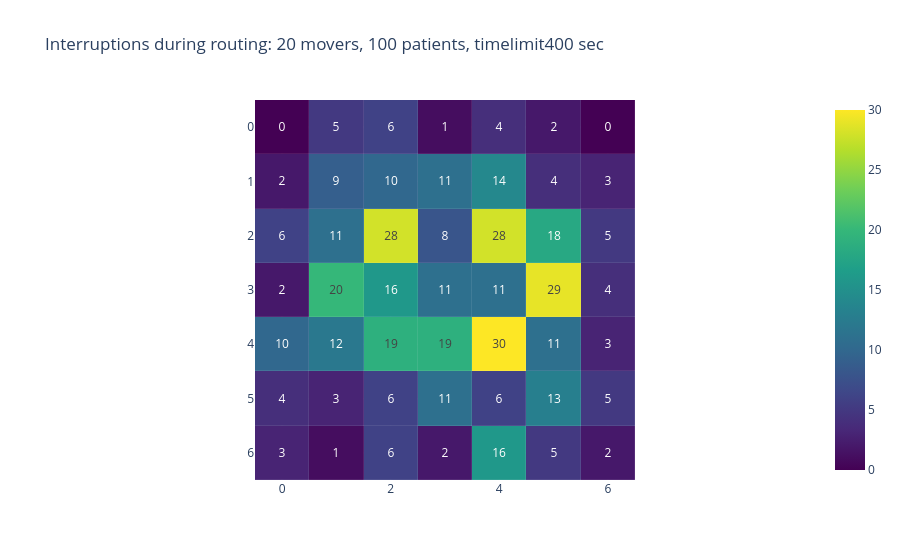
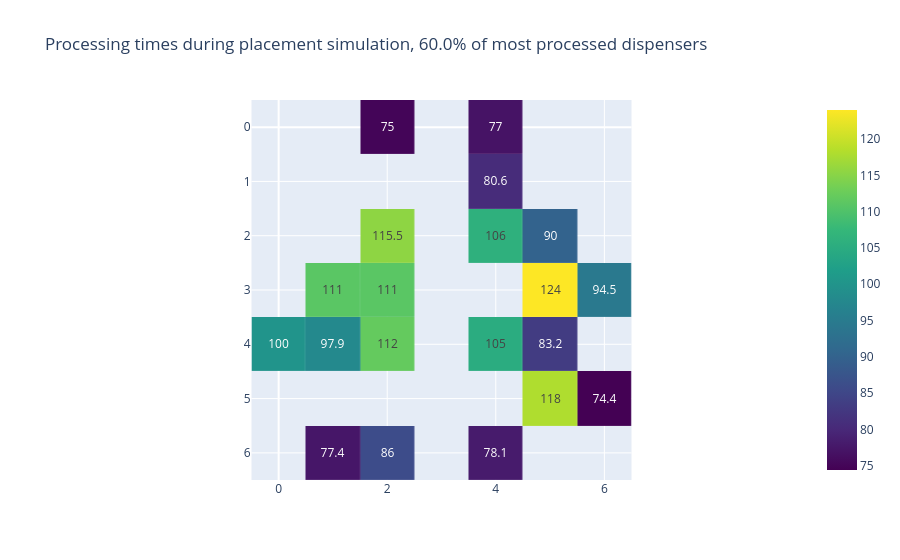

Notebook source saved alongside these figures, in order:
### Code cell
output_dir = 'results/unknown_layout_movers_20_2025-04-25T14:11:51.001253/' # shoduje se 
# output_dir = 'results/unknown_layout_movers_20_2025-04-25T15:32:39.324553/' # neshoduje se 
show_interruptions_on_layout(output_dir)

### Figure 1 — Plotly figure (JSON) as saved in the notebook; plotly's stock layout.template omitted (floating-point values rounded to 4 significant figures)
{"data": [{"coloraxis": "coloraxis", "customdata": [["ALLOPURINOL", "METFORMIN", "IBUPROFEN", "WARFARIN,CARVEDILOL", "METOPROLOL", "ATORVASTATIN", "WARFARIN"], ["HYDROCHLOROTHIAZIDE", "LISINOPRIL", "SIMVASTATIN", "LEVOTHYROXINE", "METFORMIN", "LOSARTAN", "FUROSEMIDE"], ["ATENOLOL", "HYDROCHLOROTHIAZIDE", "ASPIRIN", "interface", "SIMVASTATIN", "GABAPENTIN", "LISINOPRIL"], ["FUROSEMIDE", "VALSARTAN,INSULIN GLARGINE", "LOVASTATIN,RANITIDINE,TAMSULOSIN", "OMEPRAZOLE", "interface", "FEXOFENADINE,CITALOPRAM,FLUTICASONE NASAL,ZOLPIDEM", "ASPIRIN"], ["POTASSIUM CHLORIDE", "METOPROLOL", "ALBUTEROL,PREDNISONE,MONTELUKAST", "ESOMEPRAZOLE,ROSUVASTATIN", "AMLODIPINE", "LEVOTHYROXINE,ALENDRONATE", "interface"], ["METFORMIN", "interface", "GLIPIZIDE,PIOGLITAZONE", "CLOPIDOGREL", "SERTRALINE", "PRAVASTATIN,TRAMADOL", "ATENOLOL"], ["METFORMIN", "LISINOPRIL", "SIMVASTATIN", "ATORVASTATIN", "METOPROLOL", "LISINOPRIL", "HYDROCHLOROTHIAZIDE"]], "hovertemplate": "%{customdata}", "name": "0", "texttemplate": "%{z}", "type": "heatmap", "xaxis": "x", "xgap": 0.1, "yaxis": "y", "ygap": 0.1, "z": [[0, 5, 6, 1, 4, 2, 0], [2, 9, 10, 11, 14, 4, 3], [6, 11, 28, 8, 28, 18, 5], [2, 20, 16, 11, 11, 29, 4], [10, 12, 19, 19, 30, 11, 3], [4, 3, 6, 11, 6, 13, 5], [3, 1, 6, 2, 16, 5, 2]]}], "layout": {"coloraxis": {"colorscale": [[0, "#440154"], [0.1111, "#482878"], [0.2222, "#3e4989"], [0.3333, "#31688e"], [0.4444, "#26828e"], [0.5556, "#1f9e89"], [0.6667, "#35b779"], [0.7778, "#6ece58"], [0.8889, "#b5de2b"], [1, "#fde725"]]}, "title": {"text": "Interruptions during routing: 20 movers, 100 patients, timelimit400 sec"}, "xaxis": {"anchor": "y", "constrain": "domain", "domain": [0, 1], "scaleanchor": "y"}, "yaxis": {"anchor": "x", "autorange": "reversed", "constrain": "domain", "domain": [0, 1]}}}

### Figure 2 — Plotly figure (JSON) as saved in the notebook; plotly's stock layout.template omitted (floating-point values rounded to 4 significant figures)
{"data": [{"coloraxis": "coloraxis", "customdata": [["ALLOPURINOL", "METFORMIN", "IBUPROFEN", "WARFARIN,CARVEDILOL", "METOPROLOL", "ATORVASTATIN", "WARFARIN"], ["HYDROCHLOROTHIAZIDE", "LISINOPRIL", "SIMVASTATIN", "LEVOTHYROXINE", "METFORMIN", "LOSARTAN", "FUROSEMIDE"], ["ATENOLOL", "HYDROCHLOROTHIAZIDE", "ASPIRIN", "interface", "SIMVASTATIN", "GABAPENTIN", "LISINOPRIL"], ["FUROSEMIDE", "VALSARTAN,INSULIN GLARGINE", "LOVASTATIN,RANITIDINE,TAMSULOSIN", "OMEPRAZOLE", "interface", "FEXOFENADINE,CITALOPRAM,FLUTICASONE NASAL,ZOLPIDEM", "ASPIRIN"], ["POTASSIUM CHLORIDE", "METOPROLOL", "ALBUTEROL,PREDNISONE,MONTELUKAST", "ESOMEPRAZOLE,ROSUVASTATIN", "AMLODIPINE", "LEVOTHYROXINE,ALENDRONATE", "interface"], ["METFORMIN", "interface", "GLIPIZIDE,PIOGLITAZONE", "CLOPIDOGREL", "SERTRALINE", "PRAVASTATIN,TRAMADOL", "ATENOLOL"], ["METFORMIN", "LISINOPRIL", "SIMVASTATIN", "ATORVASTATIN", "METOPROLOL", "LISINOPRIL", "HYDROCHLOROTHIAZIDE"]], "hovertemplate": "%{customdata}", "name": "0", "texttemplate": "%{z}", "type": "heatmap", "xaxis": "x", "xgap": 0.1, "yaxis": "y", "ygap": 0.1, "z": [[null, null, 75, null, 77, null, null], [null, null, null, null, 80.6, null, null], [null, null, 115.5, null, 106, 90, null], [null, 111, 111, null, null, 124, 94.5], [100, 97.9, 112, null, 105, 83.2, null], [null, null, null, null, null, 118, 74.4], [null, 77.4, 86, null, 78.1, null, null]]}], "layout": {"coloraxis": {"colorscale": [[0, "#440154"], [0.1111, "#482878"], [0.2222, "#3e4989"], [0.3333, "#31688e"], [0.4444, "#26828e"], [0.5556, "#1f9e89"], [0.6667, "#35b779"], [0.7778, "#6ece58"], [0.8889, "#b5de2b"], [1, "#fde725"]]}, "title": {"text": "Processing times during placement simulation, 60.0% of most processed dispensers "}, "xaxis": {"anchor": "y", "constrain": "domain", "domain": [0, 1], "scaleanchor": "y"}, "yaxis": {"anchor": "x", "autorange": "reversed", "constrain": "domain", "domain": [0, 1]}}}
